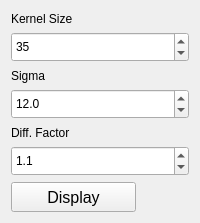
             <widget class="QWidget" name="tab_9">
              <attribute name="title">
               <string>DoG</string>
              </attribute>
              <layout class="QVBoxLayout" name="verticalLayout_4">
               <item>
                <widget class="QLabel" name="label_17">
                 <property name="minimumSize">
                  <size>
                   <width>0</width>
                   <height>15</height>
                  </size>
                 </property>
                 <property name="maximumSize">
                  <size>
                   <width>16777215</width>
                   <height>15</height>
                  </size>
                 </property>
                 <property name="text">
                  <string>Kernel Size</string>
                 </property>
                </widget>
               </item>
               <item>
                <widget class="QSpinBox" name="kernel_size_spinbox">
                 <property name="minimumSize">
                  <size>
                   <width>0</width>
                   <height>30</height>
                  </size>
                 </property>
                 <property name="maximumSize">
                  <size>
                   <width>16777215</width>
                   <height>30</height>
                  </size>
                 </property>
                 <property name="maximum">
                  <number>1000</number>
                 </property>
                 <property name="value">
                  <number>35</number>
                 </property>
                </widget>
               </item>
               <item>
                <widget class="QLabel" name="label_18">
                 <property name="minimumSize">
                  <size>
                   <width>0</width>
                   <height>15</height>
                  </size>
                 </property>
                 <property name="maximumSize">
                  <size>
                   <width>16777215</width>
                   <height>15</height>
                  </size>
                 </property>
                 <property name="text">
                  <string>Sigma</string>
                 </property>
                </widget>
               </item>
               <item>
                <widget class="QDoubleSpinBox" name="sigma_spinbox">
                 <property name="minimumSize">
                  <size>
                   <width>0</width>
                   <height>30</height>
                  </size>
                 </property>
                 <property name="maximumSize">
                  <size>
                   <width>16777215</width>
                   <height>30</height>
                  </size>
                 </property>
                 <property name="decimals">
                  <number>1</number>
                 </property>
                 <property name="maximum">
                  <double>50.000000000000000</double>
                 </property>
                 <property name="singleStep">
                  <double>0.500000000000000</double>
                 </property>
                 <property name="value">
                  <double>12.000000000000000</double>
                 </property>
                </widget>
               </item>
               <item>
                <widget class="QLabel" name="label_19">
                 <property name="minimumSize">
                  <size>
                   <width>0</width>
                   <height>15</height>
                  </size>
                 </property>
                 <property name="maximumSize">
                  <size>
                   <width>16777215</width>
                   <height>15</height>
                  </size>
                 </property>
                 <property name="text">
                  <string>Diff. Factor</string>
                 </property>
                </widget>
               </item>
               <item>
                <widget class="QDoubleSpinBox" name="diff_factor_spinbox">
                 <property name="minimumSize">
                  <size>
                   <width>0</width>
                   <height>30</height>
                  </size>
                 </property>
                 <property name="maximumSize">
                  <size>
                   <width>16777215</width>
                   <height>30</height>
                  </size>
                 </property>
                 <property name="decimals">
                  <number>1</number>
                 </property>
                 <property name="maximum">
                  <double>30.000000000000000</double>
                 </property>
                 <property name="singleStep">
                  <double>0.100000000000000</double>
                 </property>
                 <property name="value">
                  <double>1.100000000000000</double>
                 </property>
                </widget>
               </item>
               <item>
                <widget class="QPushButton" name="display_dog_button">
                 <property name="minimumSize">
                  <size>
                   <width>125</width>
                   <height>30</height>
                  </size>
                 </property>
                 <property name="maximumSize">
                  <size>
                   <width>125</width>
                   <height>30</height>
                  </size>
                 </property>
                 <property name="font">
                  <font>
                   <pointsize>12</pointsize>
                  </font>
                 </property>
                 <property name="styleSheet">
                  <string notr="true"/>
                 </property>
                 <property name="text">
                  <string>Display</string>
                 </property>
                </widget>
               </item>
              </layout>
             </widget>
